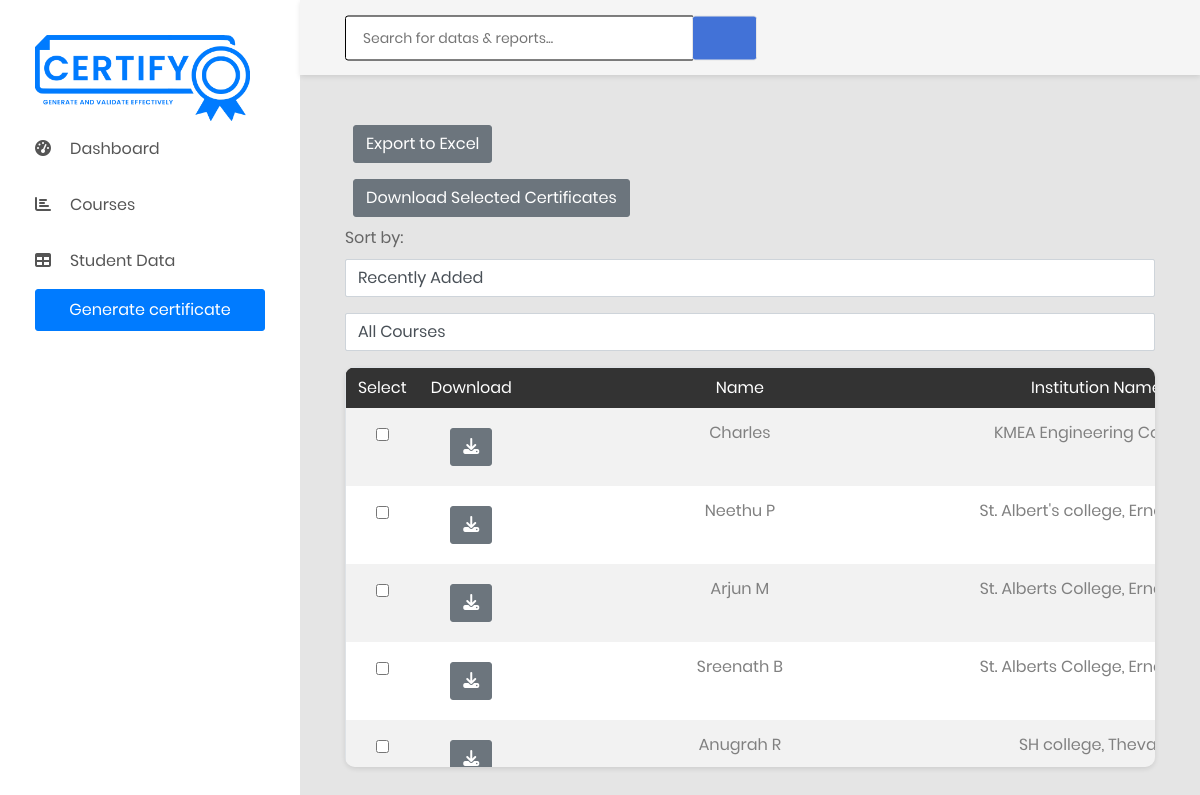
The app's page /certificate/display-student/ (signed in) with its own data.
### certificate_app/models.py (models this page shows, shortened)
class Student(models.Model):
    name = models.CharField(max_length=255, blank=True, default='')
    college_name = models.CharField(max_length=255, blank=True, default='')
    start_date = models.DateField(default=timezone.now)
    end_date = models.DateField(default=timezone.now)
    mentor_name = models.CharField(max_length=255, blank=True, default='')
    issued_date = models.DateField(default=timezone.now)
    certificate_type = models.ForeignKey(CertificateTypes, on_delete=models.CASCADE, related_name='students', null=True)
    course= models.ForeignKey(Course, on_delete=models.CASCADE, related_name='enrolled_students', null=True)
    created_at = models.DateTimeField( default=timezone.now)  # Add this field to store creation time
    certificate_number = models.CharField(max_length=20, null=True, blank=True)  # Changed field name to certificate_number

### certificate_app/views.py (the view)
# urls.py: path('display-student/', views.display_students, name='display_students'),
@login_required(login_url='login')
def display_students(request):
    students = Student.objects.all().order_by('-created_at')
    courses=Course.objects.all()
    certificate_types = CertificateTypes.objects.all()
    certificate_courses = {}
    for certificate_type_instance in certificate_types:
        certificate_type_pk = certificate_type_instance.pk
        current_courses = certificate_type_instance.courses.all()
        certificate_courses[certificate_type_pk] = current_courses
        for course_instance in current_courses:
            certificate_types_related_to_course = course_instance.certificate_types.all()
            for certificate_type_instance_related_to_course in certificate_types_related_to_course:
                certificate_type_pk_related_to_course = certificate_type_instance_related_to_course.pk
    current_year = datetime.now().strftime("%Y")
    for std in students:
        number = std.certificate_number
        current_year = datetime.now().strftime("%Y")
        certificate_number = f"SRC/{current_year}/{number}"
    print(certificate_number)
    context = {
        'students': students,
        'certificate_types': certificate_types,
        'courses': courses,
        'certificate_id_number': certificate_number,  # Include the certificate numbers in the context
    }
    return render(request, 'table.html', context)

### certificate_app/models.py (called while the page is built)
    def __str__(self):
        return self.course_name if self.course_name else ''

### templates/table.html (shortened to what this page needs)
{% extends 'base.html' %}
{% load static %}
{% block body %}
<div class="main-content">
    <div class="section__content section__content--p30">
        <div class="container">
            <div class="row">
                <div class="col-lg-12 text-justify">
                </div>
                <div class="col-lg-12">
                    <button class="btn btn-secondary m-2"  onclick="exportToExcel()">Export to Excel</button>
                    <form action="{% url 'download_selected_certificates' %}" method="post" class="mb-3">
                        <button type="submit" class="btn btn-secondary m-2">Download Selected Certificates</button>
                        <div class="mb-3">
                            <label for="sort_order">Sort by:</label>
                            <select id="sort_order" class="form-control" onchange="sortStudents()">
                                <option value="recent">Recently Added</option>
                            </select>
                        </div>
                        <div class="mb-3">
                            <select id="courseDropdown" class="form-control" onchange="filterStudents()">
                                <option value="">All Courses</option>
                            </select>
                        </div>
                        <div class="table-responsive table--no-card m-b-30">
                            <table class="table table-borderless table-striped table-earning">
                                <thead>
                                    <tr>
                                        <th>Select</th>
                                        <th>Download</th>
                                        <th>Name</th>
                                        <th>Institution Name</th>
                                    </tr>
                                </thead>
                                <tbody id="student_table_body">
                                    {% for student in students %}
                                        <tr>
                                            <td><input type="checkbox" name="selected_students" value="{{ student.id }}" class="m-2"></td>
                                            <td>
                                                <a href="{% url 'render_pdf' student.id %}"
                                                class="btn btn-secondary m-2"><i class="fas fa-download"></i>
                                            </a>
                                            </td>
                                            <td>{{ student.name }}</td>
                                            <td>{{ student.college_name }}</td>
                                        </tr>
                                    {% endfor %}
                                </tbody>
                            </table>
                        </div>
                    </form>
                </div>
            </div>
        </div>
    </div>
</div>
{% endblock %}

### static/css/style.css (style rules this page uses)
input, textarea { border: 1px solid black !important; }
table, th, td { border: 1px solid #232324; margin:10px; }
table { width: 100%; }
thead { background-color: #060652; color: white; }
th { padding: 20px; }
tbody { background-color: #ffffff; text-align: center; }
.table-responsive { height: 400px; overflow-y: visible; }

### records on screen
Student: name "Charles", college_name "KMEA Engineering…"
Student: name "Neethu P", college_name "St. Albert's college,…"
Student: name "Arjun M", college_name "St. Alberts College,…"
Student: name "Sreenath B", college_name "St. Alberts College,…"
Student: name "Anugrah R", college_name "SH college,…"
